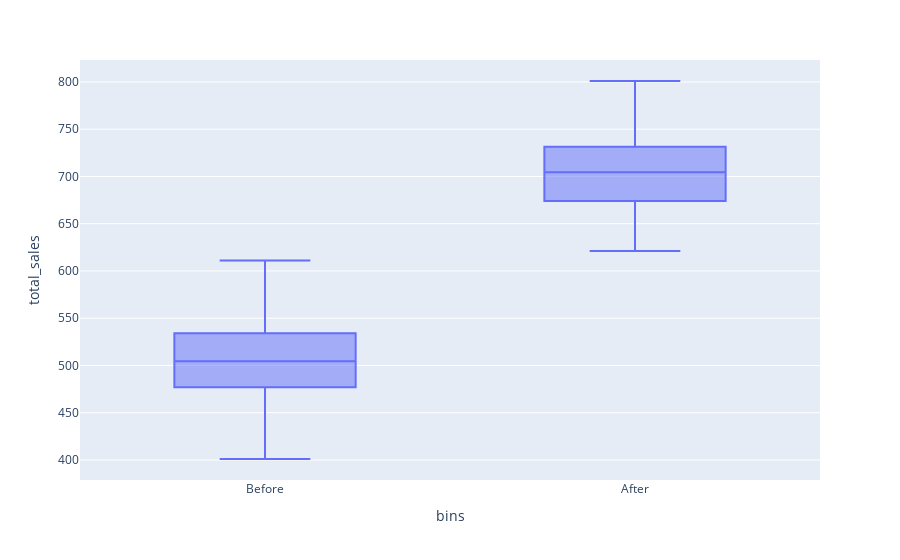

The notebook cell saved with this chart:
### Code cell
px.box(df_grouped,  x="bins", y="total_sales")

### Figure 1 — Plotly figure (JSON) as saved in the notebook; plotly's stock layout.template omitted (floating-point values rounded to 4 significant figures; data arrays with more than 128 entries replaced by an {"elided": "..."} marker saying what was removed)
{"data": [{"alignmentgroup": "True", "hovertemplate": "bins=%{x}<br>total_sales=%{y}<extra></extra>", "legendgroup": "", "marker": {"color": "#636efa"}, "name": "", "notched": false, "offsetgroup": "", "orientation": "v", "showlegend": false, "type": "box", "x": {"elided": "350 str values"}, "x0": " ", "xaxis": "x", "y": {"elided": "350 int values"}, "y0": " ", "yaxis": "y"}], "layout": {"boxmode": "group", "legend": {"tracegroupgap": 0}, "margin": {"t": 60}, "xaxis": {"anchor": "y", "domain": [0, 1], "title": {"text": "bins"}}, "yaxis": {"anchor": "x", "domain": [0, 1], "title": {"text": "total_sales"}}}}
